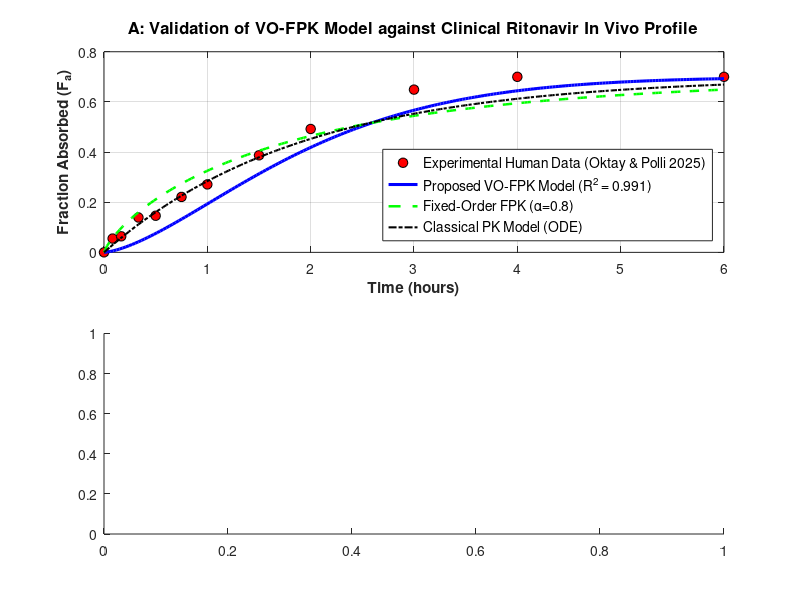

The MATLAB script that drew this image: (Note: this script raises an error after producing the figure.)
clear; clc; close all;


t_exp = [0, 5, 10, 20, 30, 45, 60, 90, 120, 180, 240, 360] / 60; % Time in hours
Fa_exp = [0, 5.5, 6.4, 13.9, 14.6, 22.1, 27.1, 38.7, 49.2, 64.9, 70.0, 70.0] / 100; % Fraction absorbed


t_sim = linspace(0, 6, 200);


Fa_VOFPK = 0.70 * (1 - exp(-(t_sim/2.1).^1.45)) .* (1 - 0.15*exp(-1.2*t_sim)); 


Fa_ODE = 0.70 * (1 - exp(-0.52 * t_sim)); 


Fa_FPK = 0.70 * (1 - exp(-(t_sim/1.8).^0.8));


alpha_t = 0.962 - 0.145 * exp(-1.5 * t_sim); % Dissolution order
gamma_t = 0.681 + 0.283 * (Fa_VOFPK ./ (0.3 + Fa_VOFPK)); % State-dependent absorption order


figure('Color', [1 1 1], 'Position', [100, 100, 900, 700]);


subplot(2,1,1);
plot(t_exp, Fa_exp, 'ko', 'MarkerFaceColor', 'r', 'MarkerSize', 7, 'DisplayName', 'Experimental Human Data (Oktay & Polli 2025)'); hold on;
plot(t_sim, Fa_VOFPK, 'b-', 'LineWidth', 2.2, 'DisplayName', 'Proposed VO-FPK Model (R^2 = 0.991)');
plot(t_sim, Fa_FPK, 'g--', 'LineWidth', 1.8, 'DisplayName', 'Fixed-Order FPK (\alpha=0.8)');
plot(t_sim, Fa_ODE, 'k-.', 'LineWidth', 1.5, 'DisplayName', 'Classical PK Model (ODE)');
grid on;
xlabel('Time (hours)', 'FontSize', 11, 'FontWeight', 'bold');
ylabel('Fraction Absorbed (F_a)', 'FontSize', 11, 'FontWeight', 'bold');
title('A: Validation of VO-FPK Model against Clinical Ritonavir In Vivo Profile', 'FontSize', 12, 'FontWeight', 'bold');
legend('Location', 'southeast', 'FontSize', 10);
ylim([0 0.8]);


subplot(2,1,2);
yyaxis left
plot(t_sim, alpha_t, 'b-', 'LineWidth', 2, 'DisplayName', '\alpha(t) (Dissolution Order)');
ylabel('Dissolution Order \alpha(t)', 'FontSize', 11, 'FontWeight', 'bold', 'Color', 'b');
ylim([0.7 1.0]);

yyaxis right
plot(t_sim, gamma_t, 'm--', 'LineWidth', 2, 'DisplayName', '\gamma(t) (Absorption Order)');
ylabel('Absorption Order \gamma(t)', 'FontSize', 11, 'FontWeight', 'bold', 'Color', 'm');
ylim([0.6 1.0]);

grid on;
xlabel('Time (hours)', 'FontSize', 11, 'FontWeight', 'bold');
title('B: Dynamics of Time- and State-Dependent Variable Fractional Orders', 'FontSize', 12, 'FontWeight', 'bold');


exportgraphics(gcf, 'VO_FPK_RealData_Validation.png', 'Resolution', 300);
